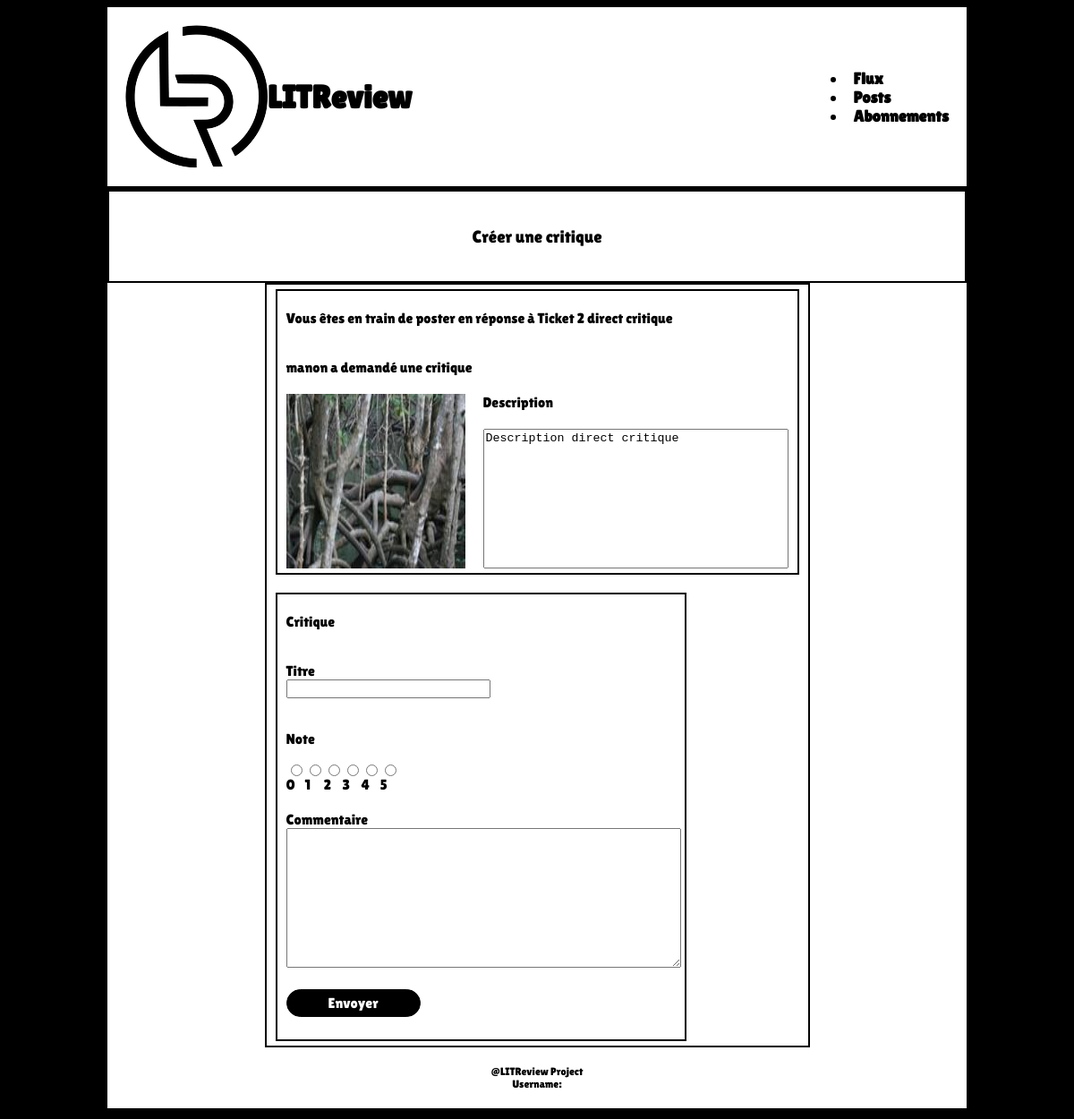
/create_review_ticket/82/, run on the app's committed database.
### reviews/models.py (models this page shows, shortened)
class Ticket(models.Model):
    IMAGE_MAX_SIZE = (200, 200)
    title = models.CharField(max_length=128)
    description = models.TextField(max_length=2048, blank=True)
    user = models.ForeignKey(
        to=settings.AUTH_USER_MODEL, on_delete=models.CASCADE)
    time_created = models.DateTimeField(auto_now_add=True)
    def content_file_name(instance, filename):
        ext = filename.split('.')[-1]
        filename = '%s.%s' % (instance.id, ext)
        return os.path.join('static/img-ticket/', filename)
    image = models.ImageField(upload_to=content_file_name, null=True, blank=True)

### reviews/views.py (the view, shortened to what this page needs)
# urls.py: path('create_review_ticket/<int:ticket_id>/', reviews.views.create_review_ticket, name='create_review_ticket'),
def create_review_ticket(request, ticket_id):
    review_form = ReviewForm()
    ticket = Ticket.objects.get(id=ticket_id)
    context = {
        "review_form": review_form,
        "ticket": ticket,
    }
    return render(request, 'reviews/create_review_ticket.html', context=context)

### reviews/forms.py
class ReviewForm(forms.ModelForm):
    CHOICES = [(0, 0), (1, 1), (2, 2), (3, 3), (4, 4), (5, 5)]
    edit_review = forms.BooleanField(widget=forms.HiddenInput, initial=True)
    headline = forms.CharField(
        max_length=128,
        label='Titre',
        widget=forms.TextInput(attrs={'class': "xl-field"})
    )
    body = forms.CharField(
        max_length=2048,
        label='Commentaire',
        widget=forms.Textarea(attrs={'class': "xl-field"})
    )
    rating = forms.CharField(
        label='Note',
        widget=forms.RadioSelect(
            choices=CHOICES,
            attrs={'class': 'radio-block'}
            )
        )
    class Meta:
        model = models.Review
        fields = ['headline', 'rating', 'body']

### reviews/templates/reviews/create_review_ticket.html (shortened to what this page needs)
{% extends 'base.html' %}
{% load static %}
{% block content %}
<div class="center-title">
    <p>Créer une critique</p>
</div>
<div class="center-div">
    <div class="ticket-container">
        <div class="ticket-container">
            <div>
                <p>Vous êtes en train de poster en réponse à {{ ticket.title }}</p>
            </div>
            <div class="field-group">
                {{ ticket.user }}
                <label>a demandé une critique</label>
            </div>
            <div class="field-group-row">
                <img src="{% static '../' %}{{ ticket.image }}" alt="logo">
                <div class="field-group-column">
                    <label for="description">Description</label>
                    <textarea class="non-resizable" readonly id="description" name="description" rows="10" cols="40">{{ ticket.description }}</textarea>
                </div>
            </div>
        </div>
        <form method="post" enctype="multipart/form-data">
            <div class="ticket-container">
                <div>
                    <p>Critique</p>
                </div>
                <div class="field-group">
                    <label for="title">Titre</label>
                    {{ review_form.headline }}
                </div>
                <div>
                    <div>
                        <p>Note</p>
                    </div>
                    {{ review_form.rating }}
                </div>
                <div class="field-group">
                    <label for="comment">Commentaire</label>
                    {{ review_form.body }}
                </div>
                <div class="space-bottom">
                    <button class="action-button" type="submit">Envoyer</button>
                </div>
            </div>
        </form>
    </div>
</div>
{% endblock content %}

### static/css/main.css (style rules this page uses)
body { background-color: black; max-width: 960px; margin-inline: auto; }
.center-title { background-color: white; border: solid 2px black; font-family: "lilita One", monospace; font-size: larger; display: flex; justify-content: center; align-items: center; padding: 20px; }
.field-group-column { display: flex; flex-direction: column; gap: 20px; }
.field-group-row { display: flex; flex-direction: row; gap: 20px; }
.space-bottom { margin-bottom: 20px; }
.action-button { background-color: black; text-decoration: none; text-align: center; width: 150px; color: white; font-size: 1em; border: solid 1px black; border-radius: 20px; font-family: "lilita One", monospace; padding: 5px 10px; }
.xl-field { width: 100%; }
.radio-block { display: flex; align-items: none; justify-content: space-around; flex-wrap: nowrap; list-style: none; }
.center-div { background-color: white; display: flex; flex-direction: column; justify-content: space-between; align-items: center; }
.ticket-container { background-color: white; border: solid 2px black; display: flex; flex-direction: column; justify-content: space-between; align-items: start; font-family: "lilita One", monospace; gap: 20px; padding: 5px 10px; }
.non-resizable { resize: none; }

### data on the page
Ticket: title "Ticket 2 direct critique", user "manon", image (picture), description "Description direct critique"
